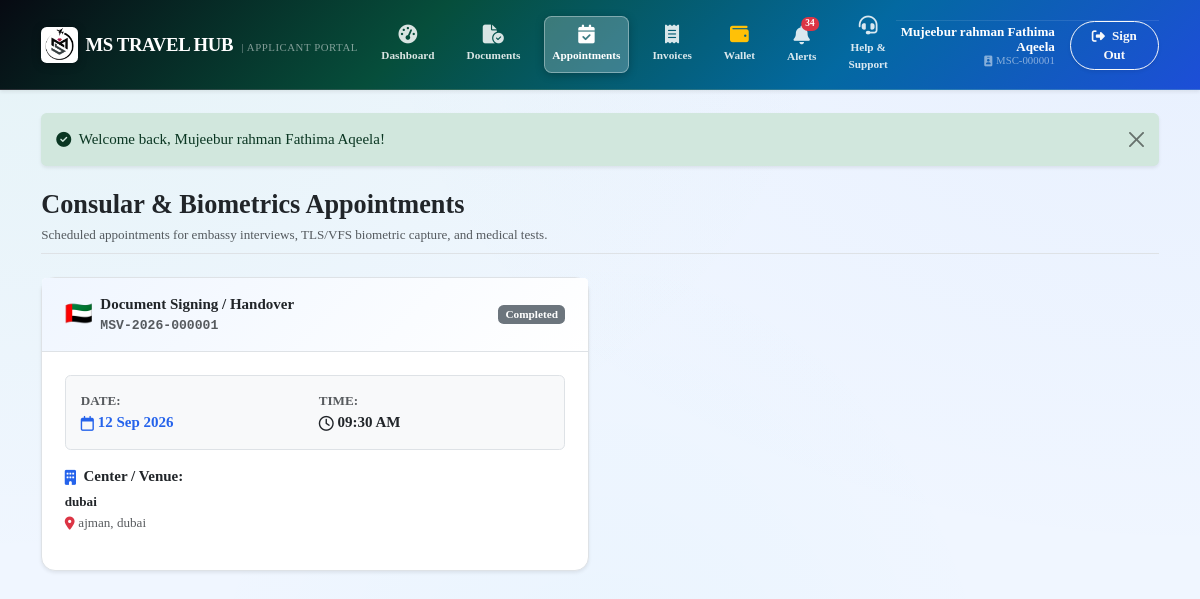
/portal/appointments (signed in), run on an earlier commit of the app's database.
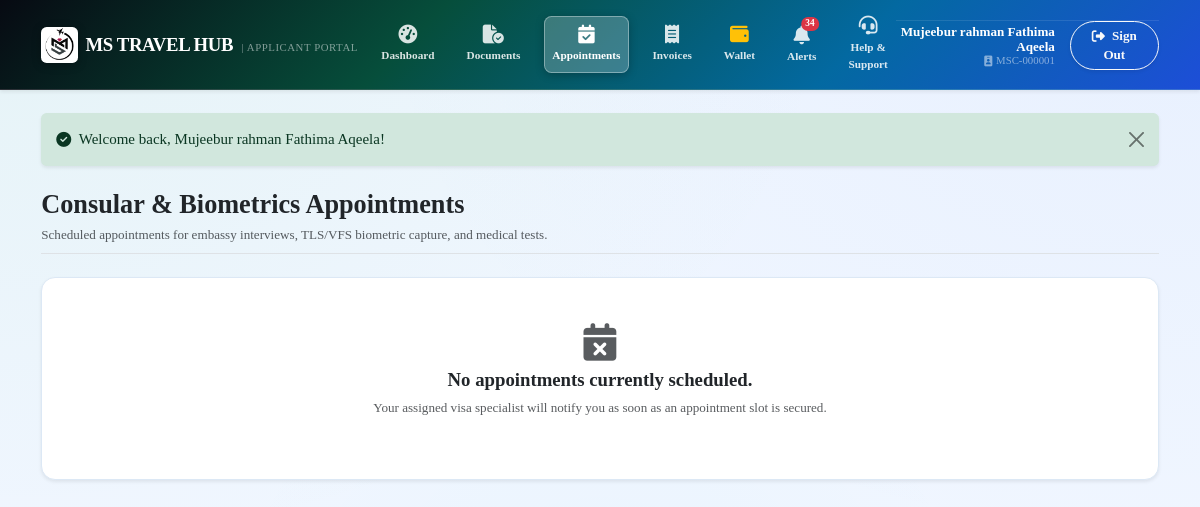
And on a later commit of the database.
### tables this page shows
CREATE TABLE appointments (
    id INTEGER PRIMARY KEY AUTOINCREMENT,
    application_id INTEGER NOT NULL,
    customer_id INTEGER NOT NULL,
    appointment_type TEXT NOT NULL,
    center_name TEXT NOT NULL,
    location_address TEXT,
    appointment_date DATE NOT NULL,
    appointment_time TIME NOT NULL,
    reference_number TEXT,
    assigned_staff_id INTEGER,
    status TEXT DEFAULT 'Scheduled',
    document_file TEXT,
    notes TEXT,
    created_at DATETIME DEFAULT CURRENT_TIMESTAMP,
    updated_at DATETIME DEFAULT CURRENT_TIMESTAMP, created_by INTEGER NULL,
    FOREIGN KEY (application_id) REFERENCES applications(id) ON DELETE CASCADE,
    FOREIGN KEY (customer_id) REFERENCES customers(id),
    FOREIGN KEY (assigned_staff_id) REFERENCES users(id)
);

CREATE TABLE countries (
    id INTEGER PRIMARY KEY AUTOINCREMENT,
    name TEXT NOT NULL UNIQUE,
    iso_code TEXT NOT NULL UNIQUE,
    flag_emoji TEXT,
    currency TEXT DEFAULT 'USD',
    region TEXT,
    embassy_info TEXT,
    notes TEXT,
    is_active INTEGER DEFAULT 1,
    created_at DATETIME DEFAULT CURRENT_TIMESTAMP,
    updated_at DATETIME DEFAULT CURRENT_TIMESTAMP
, iso3_code TEXT, phone_code TEXT);

CREATE TABLE applications (
    id INTEGER PRIMARY KEY AUTOINCREMENT,
    application_number TEXT NOT NULL UNIQUE,
    customer_id INTEGER NOT NULL,
    visa_service_id INTEGER NOT NULL,
    branch_id INTEGER,
    assigned_staff_id INTEGER,
    supplier_id INTEGER,
    agent_id INTEGER,
    current_stage TEXT NOT NULL DEFAULT 'Application Registered',
    status TEXT NOT NULL DEFAULT 'Draft',
    priority TEXT NOT NULL DEFAULT 'Normal',
    calculated_health INTEGER DEFAULT 100,
    health_reason TEXT,
    nationality TEXT NOT NULL,
    residence_country TEXT NOT NULL,
    passport_number TEXT NOT NULL,
    travel_date DATE,
    return_date DATE,
    application_date DATE NOT NULL,
    expected_completion_date DATE,
    actual_completion_date DATE,
    selling_price REAL NOT NULL DEFAULT 0.00,
    discount REAL DEFAULT 0.00,
    tax_amount REAL DEFAULT 0.00,
    total_amount REAL NOT NULL DEFAULT 0.00,
    paid_amount REAL DEFAULT 0.00,
    balance_amount REAL DEFAULT 0.00,
    supplier_cost REAL DEFAULT 0.00,
    other_expenses REAL DEFAULT 0.00,
    gross_profit REAL DEFAULT 0.00,
    supplier_reference TEXT,
    embassy_reference TEXT,
    visa_number TEXT,
    visa_issue_date DATE,
    visa_expiry_date DATE,
    visa_file TEXT,
    rejection_reason_customer TEXT,
    rejection_reason_internal TEXT,
    return_reason TEXT,
    return_deadline DATE,
    internal_notes TEXT,
    customer_notes TEXT,
    is_archived INTEGER DEFAULT 0,
    created_by INTEGER,
    created_at DATETIME DEFAULT CURRENT_TIMESTAMP,
    updated_at DATETIME DEFAULT CURRENT_TIMESTAMP, next_action TEXT NULL, next_action_due_date DATE NULL, agent_price REAL DEFAULT 0.00, submission_date DATE NULL, embassy_fee DECIMAL(10,2) DEFAULT 0.00, service_fee DECIMAL(10,2) DEFAULT 0.00, notes TEXT NULL, discount_amount DECIMAL(10,2) DEFAULT 0.00, destination_country TEXT NULL, visa_category TEXT NULL, visa_type TEXT NULL, visa_duration TEXT NULL, entry_type TEXT NULL, passport_expiry_date DATE NULL, processing_type TEXT NULL, payment_type TEXT DEFAULT 'Pay Later', payment_status TEXT DEFAULT 'Unpaid',
    FOREIGN KEY (customer_id) REFERENCES customers(id),
    FOREIGN KEY (visa_service_id) REFERENCES visa_services(id),
    FOREIGN KEY (branch_id) REFERENCES branches(id),
    FOREIGN KEY (assigned_staff_id) REFERENCES users(id),
    FOREIGN KEY (supplier_id) REFERENCES suppliers(id),
    FOREIGN KEY (agent_id) REFERENCES agents(id),
    FOREIGN KEY (created_by) REFERENCES users(id)
);

### app/Controllers/PortalController.php (called while the page is built, shortened)
<?php
class PortalController
{
    public function appointments(): void
    {
        $pdo = Database::getConnection();
        $customer = auth_customer();
        $customerId = (int)$customer['id'];
        $stmt = $pdo->prepare("SELECT ap.*, a.application_number, vs.name as service_name, ct.name as country_name, ct.flag_emoji
            FROM appointments ap
            JOIN applications a ON ap.application_id = a.id
            JOIN visa_services vs ON a.visa_service_id = vs.id
            JOIN countries ct ON vs.country_id = ct.id
            WHERE a.customer_id = ?
            ORDER BY ap.appointment_date DESC");
        $stmt->execute([$customerId]);
        $appointments = $stmt->fetchAll();
        require_once dirname(__DIR__) . '/Views/portal/appointments.php';
    }
}

### app/autoload.php (called while the page is built, shortened)
<?php
function e(?string $string): string {
    return htmlspecialchars((string)($string ?? ''), ENT_QUOTES, 'UTF-8');
}
function format_date(?string $date, string $format = 'd M Y'): string {
    return date($format, strtotime($date));
}

### app/Views/portal/appointments.php (the view, shortened to what the changed rows need)
<!DOCTYPE html>
<html lang="en">
<head>
  <link href="https://cdn.jsdelivr.net/npm/bootstrap@5.3.3/dist/css/bootstrap.min.css" rel="stylesheet">
  <link href="https://cdnjs.cloudflare.com/ajax/libs/font-awesome/6.5.1/css/all.min.css" rel="stylesheet">
  <link rel="stylesheet" href="/assets/css/main.css?v=7.0.0">
</head>
<body class="app-body">
<div class="container py-4">
  <?php if (empty($appointments)): ?>
    <div class="card card-enterprise text-center py-5 shadow-sm">
      <i class="fa-solid fa-calendar-xmark text-muted fs-1 mb-2"></i>
      <h5 class="fw-bold text-dark">No appointments currently scheduled.</h5>
      <p class="text-muted small">Your assigned visa specialist will notify you as soon as an appointment slot is secured.</p>
    </div>
  <?php else: ?>
    <div class="row g-4">
      <?php foreach ($appointments as $apt): ?>
        <?php
          $isPast = strtotime($apt['appointment_date']) < strtotime(date('Y-m-d'));
        ?>
        <div class="col-md-6">
          <div class="card card-enterprise h-100 shadow-sm border">
            <div class="card-header bg-white border-bottom py-3 px-4 d-flex justify-content-between align-items-center">
              <div class="d-flex align-items-center gap-2">
                <span class="fs-4"><?= $apt['flag_emoji'] ?? '🌐' ?></span>
                <div>
                  <div class="fw-bold text-dark fs-6"><?= e($apt['appointment_type']) ?></div>
                  <div class="text-muted small font-monospace"><?= e($apt['application_number']) ?></div>
                </div>
              </div>
              <span class="badge <?= $isPast ? 'bg-secondary' : ($apt['status'] === 'Confirmed' ? 'bg-success' : 'bg-primary') ?> px-2.5 py-1">
                <?= $isPast ? 'Completed' : e($apt['status']) ?>
              </span>
            </div>
            <div class="card-body p-4">
              <div class="p-3 bg-light rounded border mb-3">
                <div class="row g-2">
                  <div class="col-6">
                    <div class="text-muted small fw-semibold">DATE:</div>
                    <div class="fw-bold text-primary fs-6"><i class="fa-regular fa-calendar me-1"></i><?= format_date($apt['appointment_date']) ?></div>
                  </div>
                  <div class="col-6">
                    <div class="text-muted small fw-semibold">TIME:</div>
                    <div class="fw-bold text-dark fs-6"><i class="fa-regular fa-clock me-1"></i><?= date('h:i A', strtotime($apt['appointment_time'])) ?></div>
                  </div>
                </div>
              </div>
              <div class="mb-3">
                <div class="fw-semibold text-dark mb-1"><i class="fa-solid fa-building text-primary me-1"></i> Center / Venue:</div>
                <div class="text-dark small fw-bold"><?= e($apt['center_name']) ?></div>
                <div class="text-muted small"><i class="fa-solid fa-location-dot text-danger me-1"></i><?= e($apt['location_address'] ?: 'Official consular premises') ?></div>
              </div>
            </div>
          </div>
        </div>
      <?php endforeach; ?>
    </div>
  <?php endif; ?>
</div>
</body>
</html>

What changed in the data, as far as the page shows it:
removed appointments: countries.flag_emoji "🇦🇪", appointment_type "Document Signing / Handover", application.application_number "MSV-2026-000001", shows "Completed", appointment_date "12 Sep 2026", appointment_time "09:30 AM", center_name "dubai", location_address "ajman, dubai"
Also different on the page:
text now shown: "No appointments currently scheduled. Your assigned visa specialist will notify you as soon as an appointment slot is secured."
